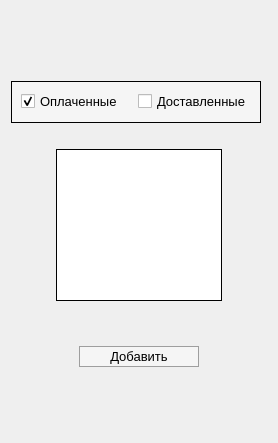
        <widget class="QWidget" name="orders">
         <attribute name="title">
          <string>Заказы</string>
         </attribute>
         <layout class="QGridLayout" name="gridLayout_3">
          <item row="0" column="0">
           <layout class="QVBoxLayout" name="ordersVerticalLayout">
            <item>
             <spacer name="verticalSpacer_5">
              <property name="orientation">
               <enum>Qt::Vertical</enum>
              </property>
              <property name="sizeType">
               <enum>QSizePolicy::Fixed</enum>
              </property>
              <property name="sizeHint" stdset="0">
               <size>
                <width>20</width>
                <height>70</height>
               </size>
              </property>
             </spacer>
            </item>
            <item>
             <widget class="QGroupBox" name="orderTypes">
              <property name="sizePolicy">
               <sizepolicy hsizetype="Fixed" vsizetype="Preferred">
                <horstretch>0</horstretch>
                <verstretch>0</verstretch>
               </sizepolicy>
              </property>
              <property name="toolTip">
               <string>&lt;html&gt;&lt;head/&gt;&lt;body&gt;&lt;p&gt;Параметры отображения заказов&lt;/p&gt;&lt;/body&gt;&lt;/html&gt;</string>
              </property>
              <property name="styleSheet">
               <string notr="true">QGroupBox {
	background: #f5f5f5;
	border: 1px solid black;
}
</string>
              </property>
              <property name="title">
               <string/>
              </property>
              <property name="alignment">
               <set>Qt::AlignCenter</set>
              </property>
              <layout class="QHBoxLayout" name="horizontalLayout_6">
               <property name="spacing">
                <number>15</number>
               </property>
               <property name="leftMargin">
                <number>9</number>
               </property>
               <property name="bottomMargin">
                <number>10</number>
               </property>
               <item>
                <widget class="QCheckBox" name="paid">
                 <property name="font">
                  <font>
                   <pointsize>10</pointsize>
                  </font>
                 </property>
                 <property name="text">
                  <string>Оплаченные</string>
                 </property>
                 <property name="checked">
                  <bool>true</bool>
                 </property>
                </widget>
               </item>
               <item>
                <widget class="QCheckBox" name="delivered">
                 <property name="font">
                  <font>
                   <pointsize>10</pointsize>
                  </font>
                 </property>
                 <property name="text">
                  <string>Доставленные</string>
                 </property>
                </widget>
               </item>
              </layout>
             </widget>
            </item>
            <item>
             <widget class="QTableView" name="ordersTable">
              <property name="maximumSize">
               <size>
                <width>16777215</width>
                <height>16777215</height>
               </size>
              </property>
              <property name="font">
               <font>
                <pointsize>10</pointsize>
               </font>
              </property>
              <property name="styleSheet">
               <string notr="true">QTableView {
	margin: 20px;
	margin-left: 45px;
	margin-right: 45px;
	background: white;
	border: 1px solid black;
	gridline-color: black;
}

QTableView::item {
	color: black;
}

QTableView::item:selected {
	background: #e9f3fb;
}

QHeaderView::section {
	background: #6bd3e0;
	padding-top: 7px;
	padding-bottom: 7px;
	border: 1px solid black;
	border-left: 0px;
	border-top: 0px;
}

  QScrollBar:vertical {
      border: 1px solid #77bdb0;
      background: white;
      width: 20px;
      margin: 35px 0 35px 0;
  }

  QScrollBar::handle:vertical {
      background: #e0dcdc;
	  border-top: 1px solid #77bdb0;
	  border-bottom: 1px solid #77bdb0; 
      min-height: 5px;
  }

  QScrollBar::handle:vertical:hover {
       background: #F19CBB;
  }

  QScrollBar::handle:vertical:pressed {
       background: #FDDB6D;
  }

  QScrollBar::add-line:vertical {
      border: 1px solid grey;
      background: white;
      height: 33px;
      subcontrol-position: bottom;
      subcontrol-origin: margin;
  }

  QScrollBar::add-line:vertical:hover {
      background: #CD9575;
  }

  QScrollBar::add-line:vertical:pressed {
      background: #FDDB6D;
  }

  QScrollBar::sub-line:vertical {
      border: 1px solid grey;
      background: white;
      height: 33px;
      subcontrol-position: top;
      subcontrol-origin: margin;
  }

  QScrollBar::sub-line:vertical:hover {
      background: #CD9575;
  }

  QScrollBar::sub-line:vertical:pressed {
      background: #FDDB6D;
  }

  QScrollBar::up-arrow:vertical, QScrollBar::down-arrow:vertical {
      border: 1px solid grey;
      width: 3px;
      height: 3px;
      background: white;
  }

QScrollBar:horizontal {
      border-top: 2px solid #77bdb0;
	  border-bottom: 2px solid #77bdb0;
      background: white;
      height: 20px;
      margin: 0px 37px 0px 37px;
  }

  QScrollBar::handle:horizontal {
      background: #e0dcdc;
	  border-left: 2px solid #77bdb0;
	  border-right: 2px solid #77bdb0; 
      min-width: 5px;
  }

  QScrollBar::handle:horizontal:hover {
       background: #F19CBB;
  }

  QScrollBar::handle:horizontal:pressed {
       background: #FDDB6D;
  }

  QScrollBar::add-line:horizontal {
      border: 2px solid grey;
      background: white;
      width: 33px;
      subcontrol-position: left;
      subcontrol-origin: margin;
  }

  QScrollBar::add-line:horizontal:hover {
      background: #CD9575;
  }

  QScrollBar::add-line:horizontal:pressed {
      background: #FDDB6D;
  }

  QScrollBar::sub-line:horizontal {
      border: 2px solid grey;
      background: white;
      width: 33px;
      subcontrol-position: right;
      subcontrol-origin: margin;
  }

  QScrollBar::sub-line:horizontal:hover {
      background: #CD9575;
  }

  QScrollBar::sub-line:horizontal:pressed {
      background: #FDDB6D;
  }

  QScrollBar::left-arrow:horizontal, QScrollBar::right-arrow:horizontal {
      border: 2px solid grey;
      width: 3px;
      height: 3px;
      background: white;
  }</string>
              </property>
              <property name="editTriggers">
               <set>QAbstractItemView::NoEditTriggers</set>
              </property>
              <property name="selectionMode">
               <enum>QAbstractItemView::SingleSelection</enum>
              </property>
              <property name="selectionBehavior">
               <enum>QAbstractItemView::SelectRows</enum>
              </property>
              <property name="verticalScrollMode">
               <enum>QAbstractItemView::ScrollPerPixel</enum>
              </property>
              <property name="horizontalScrollMode">
               <enum>QAbstractItemView::ScrollPerPixel</enum>
              </property>
              <attribute name="horizontalHeaderVisible">
               <bool>false</bool>
              </attribute>
              <attribute name="horizontalHeaderCascadingSectionResizes">
               <bool>true</bool>
              </attribute>
              <attribute name="horizontalHeaderStretchLastSection">
               <bool>true</bool>
              </attribute>
              <attribute name="verticalHeaderVisible">
               <bool>false</bool>
              </attribute>
             </widget>
            </item>
            <item>
             <widget class="QGroupBox" name="ordersAddRemove">
              <property name="minimumSize">
               <size>
                <width>0</width>
                <height>60</height>
               </size>
              </property>
              <property name="maximumSize">
               <size>
                <width>16777215</width>
                <height>60</height>
               </size>
              </property>
              <property name="styleSheet">
               <string notr="true">QGroupBox {
	border: 0px;
}

QPushButton {
	padding-left: 30px;
	padding-right: 30px;
	padding-top: 2px;
	padding-bottom: 2px;
	background-color: #f5f5f5;
	border-style: solid;
	border-width: 1px;
	border-color: #9e9e9e;
}

 QPushButton:hover {
     background-color: #78DBE2;
 }
 QPushButton:pressed {
     background-color: #3F888F;
 }</string>
              </property>
              <property name="title">
               <string/>
              </property>
              <layout class="QHBoxLayout" name="horizontalLayout_7">
               <item>
                <widget class="QPushButton" name="addOrder">
                 <property name="sizePolicy">
                  <sizepolicy hsizetype="Maximum" vsizetype="Fixed">
                   <horstretch>0</horstretch>
                   <verstretch>0</verstretch>
                  </sizepolicy>
                 </property>
                 <property name="font">
                  <font>
                   <pointsize>10</pointsize>
                  </font>
                 </property>
                 <property name="toolTip">
                  <string>&lt;html&gt;&lt;head/&gt;&lt;body&gt;&lt;p&gt;Добавление нового заказа&lt;/p&gt;&lt;/body&gt;&lt;/html&gt;</string>
                 </property>
                 <property name="text">
                  <string>Добавить</string>
                 </property>
                </widget>
               </item>
              </layout>
             </widget>
            </item>
           </layout>
          </item>
          <item row="1" column="0">
           <spacer name="verticalSpacer_6">
            <property name="orientation">
             <enum>Qt::Vertical</enum>
            </property>
            <property name="sizeType">
             <enum>QSizePolicy::Fixed</enum>
            </property>
            <property name="sizeHint" stdset="0">
             <size>
              <width>20</width>
              <height>45</height>
             </size>
            </property>
           </spacer>
          </item>
         </layout>
        </widget>
